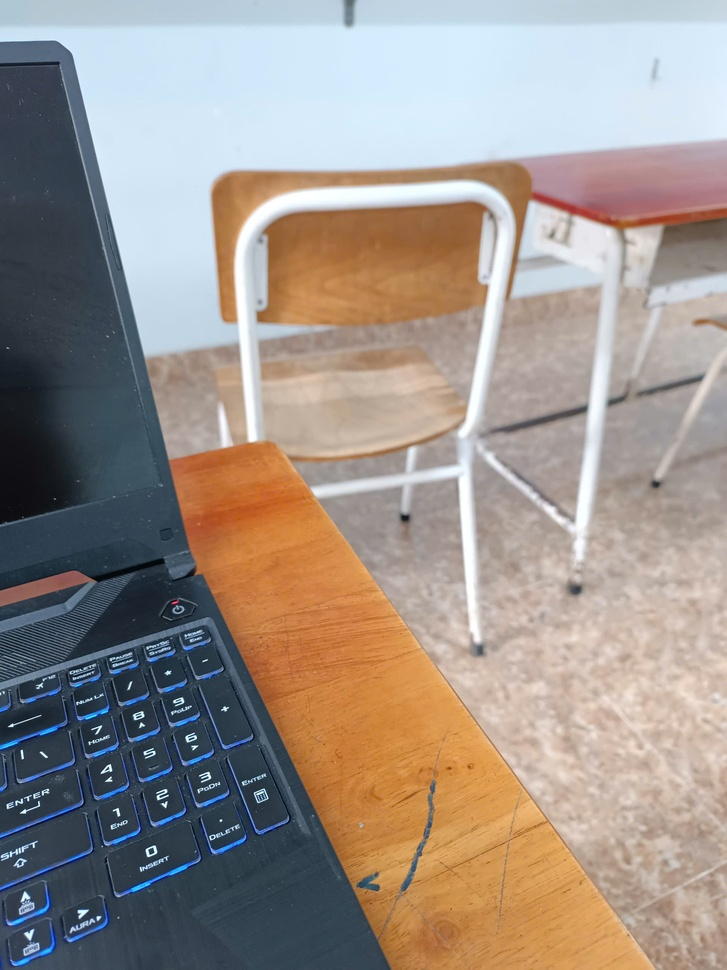
%> input picture HK2_Computer Vision/tim_bien/test.jpg, 727 x 970 px, shrunk from 1920 x 2560 before the run
$ octave --eval "result = spa_q(imread('tim_bien/test.jpg'));"   (GNU Octave 9; MATLAB toolbox functions it lacks are replaced by stand-ins)
%> lines starting %> are read from the running program, lines starting %| are printed output that depends on the picture
function [BW2, BW3 ] = spa_q(BW1)
SE1 = strel('sphere', 10);
SE2 = strel('sphere', 10);
% se1=strel('line', 64, 512)
% se2=strel('line', 10, 64)
BW2 = imerode(BW1,SE1);
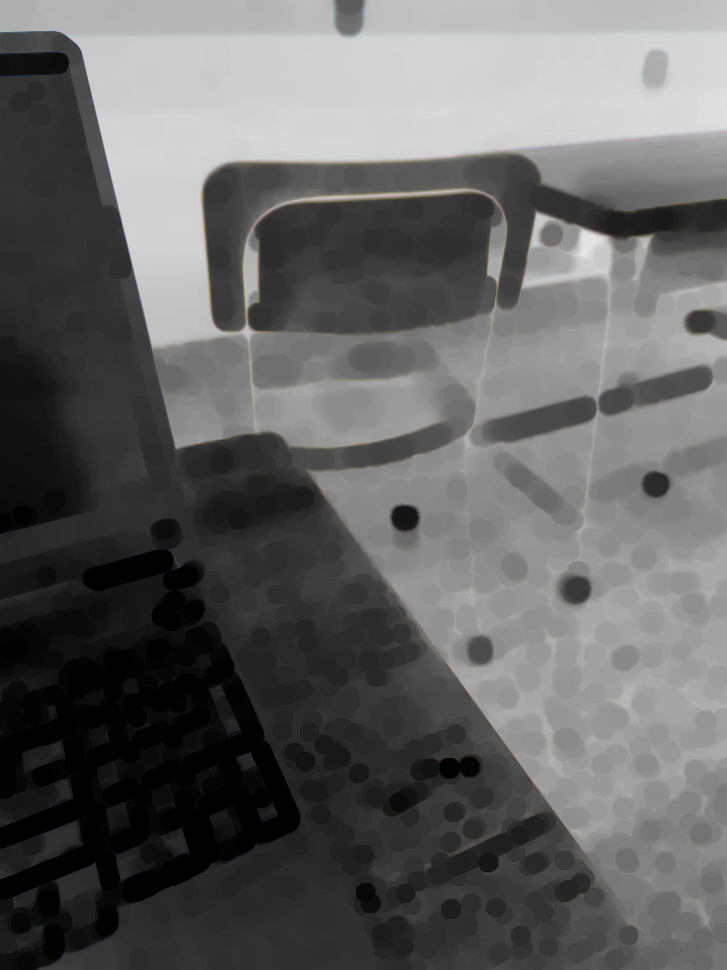
%> BW2: size 970x727x3 uint8; mean R, G, B 99.1, 98.9, 98.7
BW3 = imdilate(BW2,SE2);
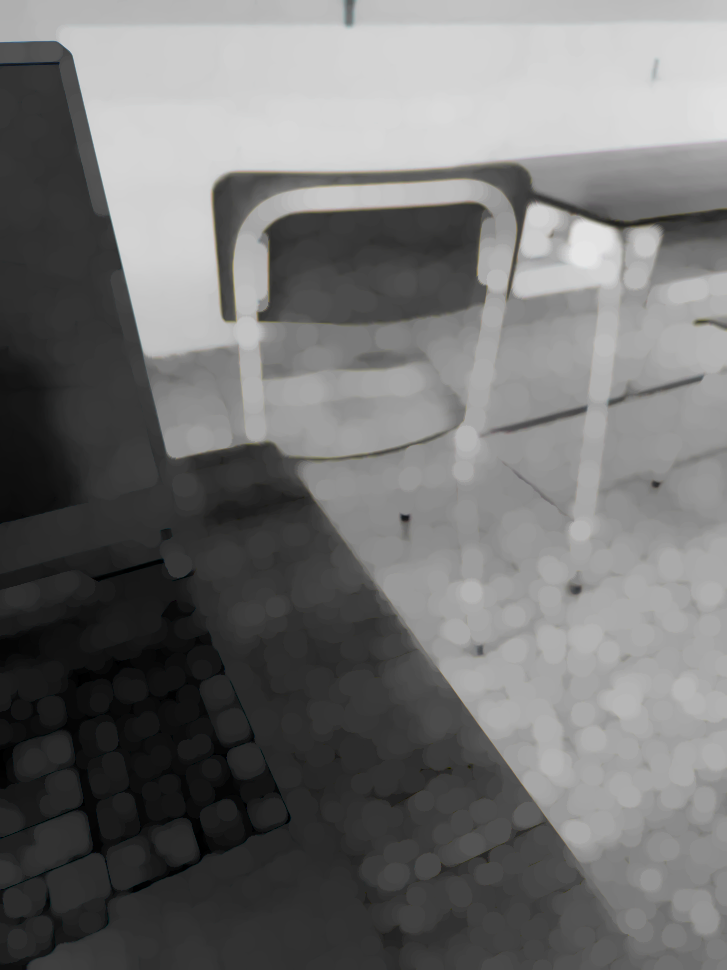
%> BW3: size 970x727x3 uint8; mean R, G, B 114.2, 114.2, 113.9
end
